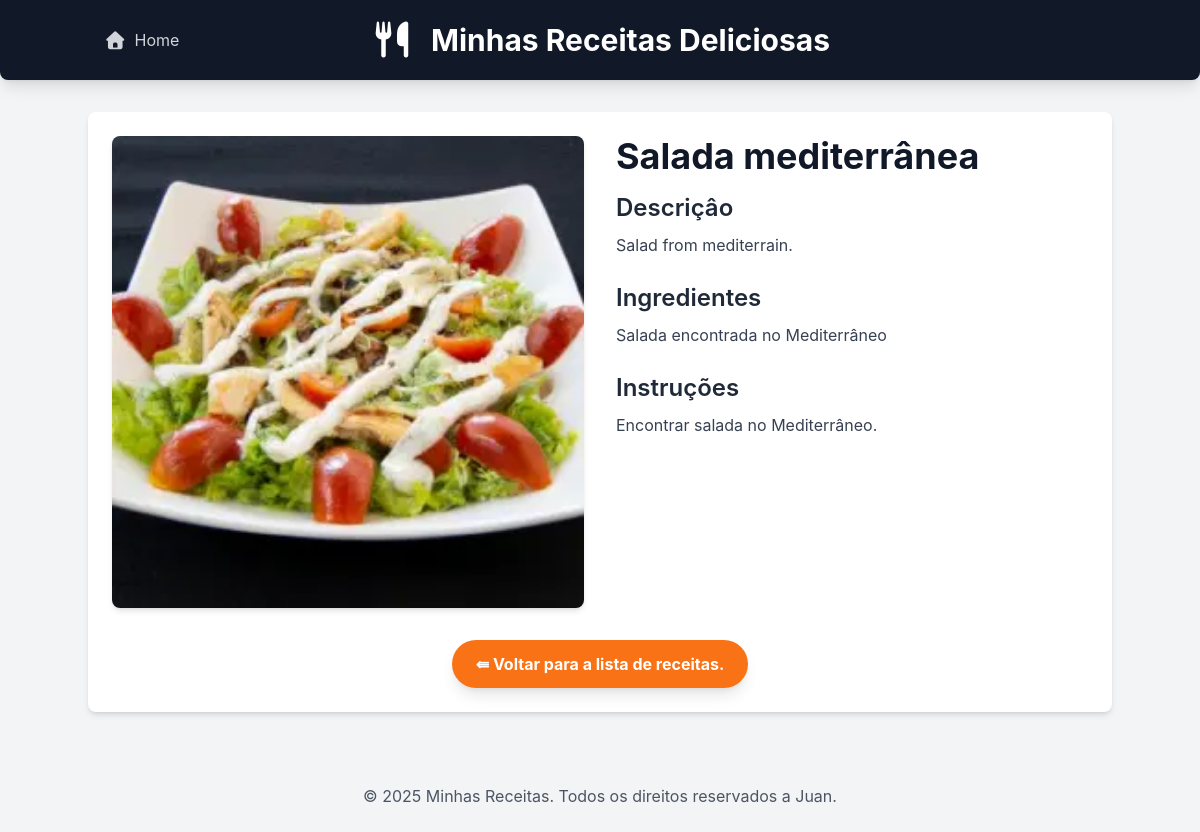
The app's page /receitas/receitas/4/, older data.
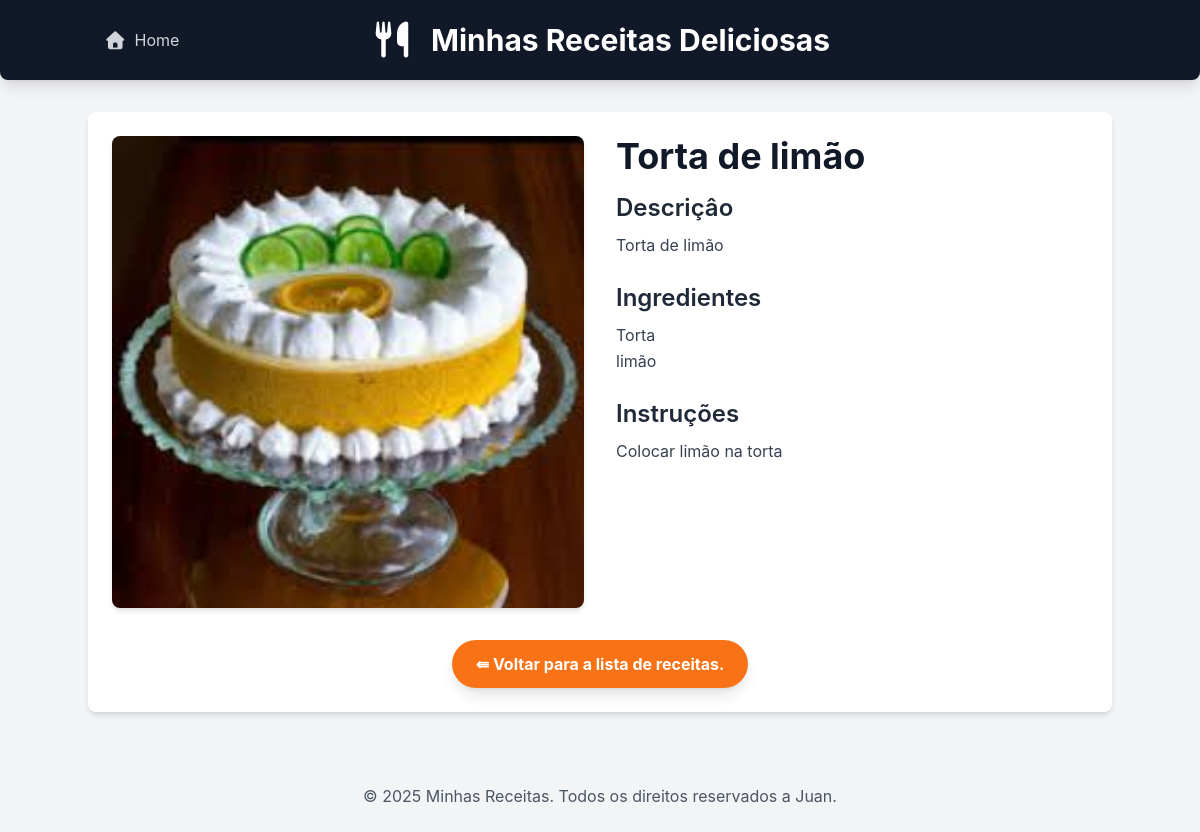
The same page, newer data.
### receitas/models.py (models this page shows, shortened)
class Receita(models.Model):
    CATEGORIAS = [
        ('comida', 'Comida'),
        ('sobremesa', 'Sobremesa'),
        ('drink', 'Drink'),
    ]
    title = models.CharField("Título", max_length=200)
    description = models.TextField("Descrição")
    ingredients = models.TextField("Ingredientes")
    instructions = models.TextField("Modo de preparo")
    image = models.ImageField(
        "Imagem",
        upload_to='receitas/images',
        blank=True,
        null=True
    )
    categoria = models.CharField(
        "Categoria",
        max_length=20,
        choices=CATEGORIAS,
        default='comida'
    )
    created_at = models.DateTimeField(auto_now_add=True)
    updated_at = models.DateTimeField(auto_now=True)
    class Meta:
        verbose_name = "Receita"
        verbose_name_plural = "Receitas"
        ordering = ['-created_at']

### receitas/views.py (the view)
# urls.py: path('receitas/<int:id>/', views.receita_detail, name='receita_detail'),
def receita_detail(request, id):
    receita = get_object_or_404(Receita, pk=id)
    return render(request, 'receitas/receita_detail.html', {'receita': receita})

### receitas/templates/receitas/receita_detail.html (shortened to what this page needs)
{% extends "receitas/base.html" %}
    {% block content %}
        <div class="flex flex-col md:flex-row gap-8">
            {% if receita.image %}
                <div class="md:w-1/2">
                    <img src="{{ receita.image.url }}" alt="Imagem de {{ receita.title }}" class="w-full h-auto object-cover rounded-lg shadow-md">
                </div>
            {% endif %}
            <div class="md:w-1/2">
                <h2 class="text-4xl font-bold text-gray-900 mb-4">{{ receita.title }}</h2>
                <h3 class="text-2xl font-semibold text-gray-800 mb-2">Descriçâo</h3>
                <p class="text-gray-700 mb-6 leading-relaxed">{{ receita.description }}</p>
                <h3 class="text-2xl font-semibold text-gray-800 mb-2">Ingredientes</h3>
                <p class="text-gray-700 mb-6 leading-relaxed whitespace-pre-wrap">{{ receita.ingredients }}</p>
                <h3 class="text-2xl font-semibold text-gray-800 mb-2">Instruções</h3>
                <p class="text-gray-700 mb-6 leading-relaxed whitespace-pre-wrap">{{ receita.instructions }}</p>
            </div>
        </div>
        <div class="mt-8 text-center">
            <a href="{% url 'home' %}" class="inline-block bg-orange-500 hover:bg-orange-600 text-white font-bold py-3 px-6 rounded-full transition duration-300 ease-in-out shadow-lg">&lAarr; Voltar para a lista de receitas.</a>
        </div>
    {% endblock %}

Row changes from the older to the newer data that the page shows:
changed Receita: image: a different picture; title "Salada mediterrânea" → "Torta de limão"; description "Salad from mediterrain." → "Torta de limão"; ingredients "Salada encontrada no Mediterrâneo" → "Torta limão"; instructions "Encontrar salada no Mediterrâneo." → "Colocar limão na torta"
